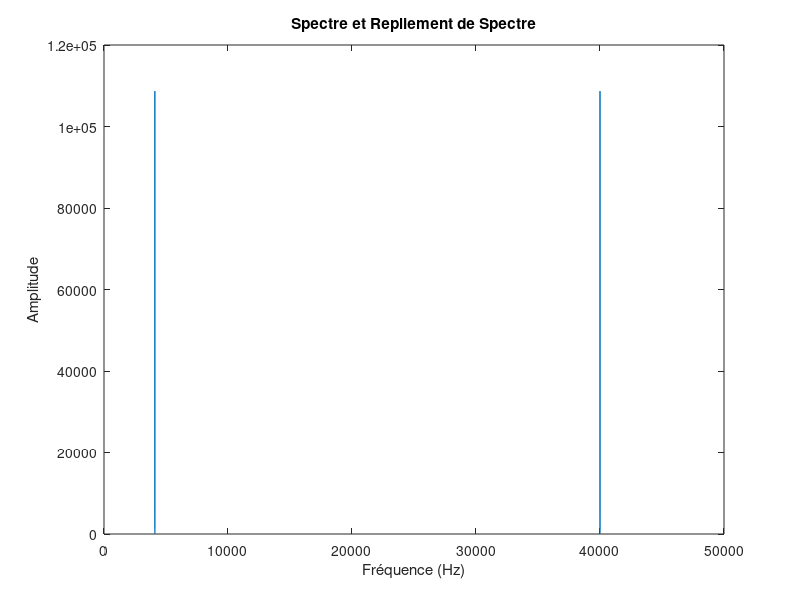

The MATLAB script that drew this image:
fc = 40000;
fe = 44100;
t = [0 : 1 / fe : 5];
x = sin(2 * pi * t * fc);
soundsc(x, fe);

% Calcul du spectre
X = fft(x);
f = (0:length(X)-1)*fe/length(X); % Axe des fréquences

% Affichage du spectre
figure;
plot(f, abs(X));
title('Spectre et Repliement de Spectre');
xlabel('Fréquence (Hz)');
ylabel('Amplitude');
xlim([0 50000]); % Limite de l'axe des X

